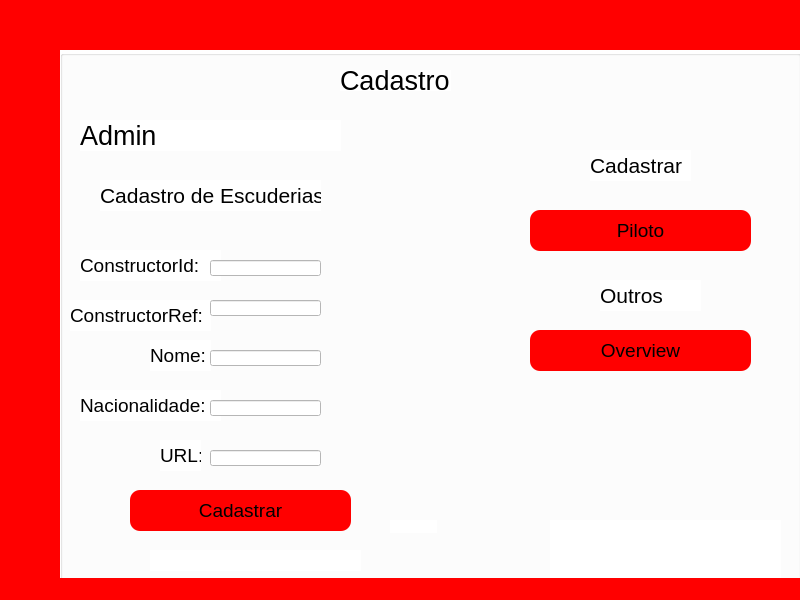
<?xml version="1.0" encoding="UTF-8"?>
<ui version="4.0">
 <class>MainWindow</class>
 <widget class="QMainWindow" name="MainWindow">
  <property name="geometry">
   <rect>
    <x>0</x>
    <y>0</y>
    <width>800</width>
    <height>600</height>
   </rect>
  </property>
  <property name="windowTitle">
   <string>MainWindow</string>
  </property>
  <property name="styleSheet">
   <string notr="true">background-color: rgb(255, 0, 0);</string>
  </property>
  <widget class="QWidget" name="centralwidget">
   <widget class="QGroupBox" name="GroupBox">
    <property name="geometry">
     <rect>
      <x>60</x>
      <y>50</y>
      <width>741</width>
      <height>551</height>
     </rect>
    </property>
    <property name="styleSheet">
     <string notr="true">background-color: rgb(255, 255, 255);</string>
    </property>
    <property name="title">
     <string/>
    </property>
    <widget class="QLabel" name="label_8">
     <property name="geometry">
      <rect>
       <x>490</x>
       <y>470</y>
       <width>231</width>
       <height>61</height>
      </rect>
     </property>
     <property name="text">
      <string/>
     </property>
     <property name="pixmap">
      <pixmap>../formula-1-logo-1-1.png</pixmap>
     </property>
     <property name="scaledContents">
      <bool>true</bool>
     </property>
     <property name="alignment">
      <set>Qt::AlignLeading|Qt::AlignLeft|Qt::AlignVCenter</set>
     </property>
    </widget>
    <widget class="QLabel" name="label">
     <property name="geometry">
      <rect>
       <x>280</x>
       <y>20</y>
       <width>111</width>
       <height>21</height>
      </rect>
     </property>
     <property name="font">
      <font>
       <pointsize>20</pointsize>
      </font>
     </property>
     <property name="text">
      <string>Cadastro</string>
     </property>
    </widget>
    <widget class="QLabel" name="Admin">
     <property name="geometry">
      <rect>
       <x>20</x>
       <y>70</y>
       <width>261</width>
       <height>31</height>
      </rect>
     </property>
     <property name="font">
      <font>
       <pointsize>20</pointsize>
      </font>
     </property>
     <property name="text">
      <string>Admin</string>
     </property>
    </widget>
    <widget class="QLabel" name="label_3">
     <property name="geometry">
      <rect>
       <x>540</x>
       <y>230</y>
       <width>101</width>
       <height>31</height>
      </rect>
     </property>
     <property name="font">
      <font>
       <pointsize>16</pointsize>
      </font>
     </property>
     <property name="text">
      <string>Outros</string>
     </property>
    </widget>
    <widget class="QLabel" name="label_2">
     <property name="geometry">
      <rect>
       <x>40</x>
       <y>130</y>
       <width>221</width>
       <height>31</height>
      </rect>
     </property>
     <property name="font">
      <font>
       <pointsize>16</pointsize>
      </font>
     </property>
     <property name="text">
      <string>Cadastro de Escuderias</string>
     </property>
    </widget>
    <widget class="QLabel" name="label_5">
     <property name="geometry">
      <rect>
       <x>330</x>
       <y>470</y>
       <width>47</width>
       <height>13</height>
      </rect>
     </property>
     <property name="text">
      <string/>
     </property>
    </widget>
    <widget class="QLabel" name="NumeroVitorias">
     <property name="geometry">
      <rect>
       <x>10</x>
       <y>250</y>
       <width>141</width>
       <height>31</height>
      </rect>
     </property>
     <property name="font">
      <font>
       <pointsize>14</pointsize>
      </font>
     </property>
     <property name="text">
      <string>ConstructorRef:</string>
     </property>
    </widget>
    <widget class="QLineEdit" name="ConstructorRef">
     <property name="geometry">
      <rect>
       <x>150</x>
       <y>250</y>
       <width>111</width>
       <height>16</height>
      </rect>
     </property>
    </widget>
    <widget class="QLabel" name="NumeroVitorias_2">
     <property name="geometry">
      <rect>
       <x>90</x>
       <y>290</y>
       <width>61</width>
       <height>31</height>
      </rect>
     </property>
     <property name="font">
      <font>
       <pointsize>14</pointsize>
      </font>
     </property>
     <property name="text">
      <string>Nome:</string>
     </property>
    </widget>
    <widget class="QLineEdit" name="Nome">
     <property name="geometry">
      <rect>
       <x>150</x>
       <y>300</y>
       <width>111</width>
       <height>16</height>
      </rect>
     </property>
    </widget>
    <widget class="QLabel" name="NumeroVitorias_3">
     <property name="geometry">
      <rect>
       <x>20</x>
       <y>340</y>
       <width>141</width>
       <height>31</height>
      </rect>
     </property>
     <property name="font">
      <font>
       <pointsize>14</pointsize>
      </font>
     </property>
     <property name="text">
      <string>Nacionalidade:</string>
     </property>
    </widget>
    <widget class="QLineEdit" name="Nacionalidade">
     <property name="geometry">
      <rect>
       <x>150</x>
       <y>350</y>
       <width>111</width>
       <height>16</height>
      </rect>
     </property>
    </widget>
    <widget class="QLabel" name="NumeroVitorias_4">
     <property name="geometry">
      <rect>
       <x>100</x>
       <y>390</y>
       <width>41</width>
       <height>31</height>
      </rect>
     </property>
     <property name="font">
      <font>
       <pointsize>14</pointsize>
      </font>
     </property>
     <property name="text">
      <string>URL:</string>
     </property>
    </widget>
    <widget class="QLineEdit" name="URL">
     <property name="geometry">
      <rect>
       <x>150</x>
       <y>400</y>
       <width>111</width>
       <height>16</height>
      </rect>
     </property>
    </widget>
    <widget class="QPushButton" name="AdminOverview">
     <property name="geometry">
      <rect>
       <x>470</x>
       <y>280</y>
       <width>221</width>
       <height>41</height>
      </rect>
     </property>
     <property name="font">
      <font>
       <pointsize>14</pointsize>
      </font>
     </property>
     <property name="styleSheet">
      <string notr="true">QPushButton{
	background-color: rgb(255, 0, 0);
	border-radius:10px;
		
}

QPushButton:hover{
	background-color: rgb(191, 0, 0);
	border:none;	
	gridline-color: rgb(191, 0, 0);
}

QPushButton:pressr{
	border:none;	
	border-bottom:none;
	gridline-color: rgb(191, 0, 0);
}</string>
     </property>
     <property name="text">
      <string>Overview</string>
     </property>
    </widget>
    <widget class="QPushButton" name="CadastroBotao">
     <property name="geometry">
      <rect>
       <x>70</x>
       <y>440</y>
       <width>221</width>
       <height>41</height>
      </rect>
     </property>
     <property name="font">
      <font>
       <pointsize>14</pointsize>
      </font>
     </property>
     <property name="styleSheet">
      <string notr="true">QPushButton{
	background-color: rgb(255, 0, 0);
	border-radius:10px;
		
}

QPushButton:hover{
	background-color: rgb(191, 0, 0);
	border:none;	
	gridline-color: rgb(191, 0, 0);
}

QPushButton:pressr{
	border:none;	
	border-bottom:none;
	gridline-color: rgb(191, 0, 0);
}</string>
     </property>
     <property name="text">
      <string>Cadastrar</string>
     </property>
    </widget>
    <widget class="QLabel" name="NumeroVitorias_5">
     <property name="geometry">
      <rect>
       <x>20</x>
       <y>200</y>
       <width>141</width>
       <height>31</height>
      </rect>
     </property>
     <property name="font">
      <font>
       <pointsize>14</pointsize>
      </font>
     </property>
     <property name="text">
      <string>ConstructorId:</string>
     </property>
    </widget>
    <widget class="QLineEdit" name="ConstructorId">
     <property name="geometry">
      <rect>
       <x>150</x>
       <y>210</y>
       <width>111</width>
       <height>16</height>
      </rect>
     </property>
    </widget>
    <widget class="QLabel" name="IdEscuderia">
     <property name="geometry">
      <rect>
       <x>90</x>
       <y>500</y>
       <width>211</width>
       <height>21</height>
      </rect>
     </property>
     <property name="font">
      <font>
       <pointsize>14</pointsize>
      </font>
     </property>
     <property name="text">
      <string/>
     </property>
    </widget>
    <widget class="QLabel" name="label_10">
     <property name="geometry">
      <rect>
       <x>530</x>
       <y>100</y>
       <width>101</width>
       <height>31</height>
      </rect>
     </property>
     <property name="font">
      <font>
       <pointsize>16</pointsize>
      </font>
     </property>
     <property name="text">
      <string>Cadastrar</string>
     </property>
    </widget>
    <widget class="QPushButton" name="CadastroPiloto">
     <property name="geometry">
      <rect>
       <x>470</x>
       <y>160</y>
       <width>221</width>
       <height>41</height>
      </rect>
     </property>
     <property name="font">
      <font>
       <pointsize>14</pointsize>
      </font>
     </property>
     <property name="styleSheet">
      <string notr="true">QPushButton{
	background-color: rgb(255, 0, 0);
	border-radius:10px;
		
}

QPushButton:hover{
	background-color: rgb(191, 0, 0);
	border:none;	
	gridline-color: rgb(191, 0, 0);
}

QPushButton:pressr{
	border:none;	
	border-bottom:none;
	gridline-color: rgb(191, 0, 0);
}</string>
     </property>
     <property name="text">
      <string>Piloto</string>
     </property>
    </widget>
   </widget>
  </widget>
  <widget class="QMenuBar" name="menubar">
   <property name="geometry">
    <rect>
     <x>0</x>
     <y>0</y>
     <width>800</width>
     <height>21</height>
    </rect>
   </property>
  </widget>
  <widget class="QStatusBar" name="statusbar"/>
 </widget>
 <resources/>
 <connections/>
</ui>
